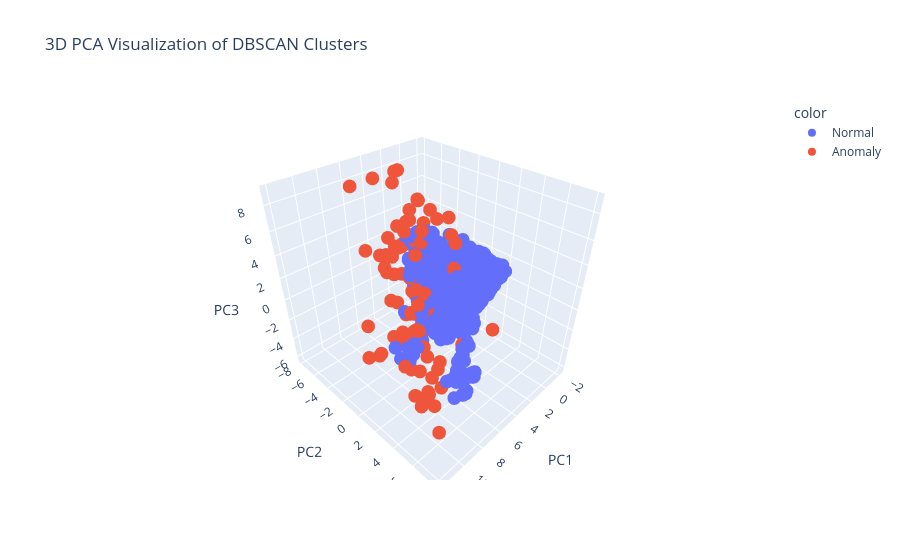

The cell this chart's notebook holds for it:
### Code cell
pca3 = PCA(n_components=3)
X_pca3 = pca3.fit_transform(x_scaled)

df1["PC3"] = X_pca3[:, 2]

fig = px.scatter_3d(
    df1,
    x="PC1",
    y="PC2",
    z="PC3",
    color=df1["Cluster"].apply(lambda x: "Anomaly" if x == -1 else "Normal"),
    title="3D PCA Visualization of DBSCAN Clusters"
)

fig.show()

### Figure 1 — Plotly figure (JSON) as saved in the notebook; plotly's stock layout.template omitted (floating-point values rounded to 4 significant figures; data arrays with more than 128 entries replaced by an {"elided": "..."} marker saying what was removed)
{"data": [{"hovertemplate": "color=Normal<br>PC1=%{x}<br>PC2=%{y}<br>PC3=%{z}<extra></extra>", "legendgroup": "Normal", "marker": {"color": "#636efa", "symbol": "circle"}, "mode": "markers", "name": "Normal", "scene": "scene", "showlegend": true, "type": "scatter3d", "x": {"elided": "8827 float values"}, "y": {"elided": "8827 float values"}, "z": {"elided": "8827 float values"}}, {"hovertemplate": "color=Anomaly<br>PC1=%{x}<br>PC2=%{y}<br>PC3=%{z}<extra></extra>", "legendgroup": "Anomaly", "marker": {"color": "#EF553B", "symbol": "circle"}, "mode": "markers", "name": "Anomaly", "scene": "scene", "showlegend": true, "type": "scatter3d", "x": {"elided": "136 float values"}, "y": {"elided": "136 float values"}, "z": {"elided": "136 float values"}}], "layout": {"legend": {"title": {"text": "color"}, "tracegroupgap": 0}, "scene": {"domain": {"x": [0, 1], "y": [0, 1]}, "xaxis": {"title": {"text": "PC1"}}, "yaxis": {"title": {"text": "PC2"}}, "zaxis": {"title": {"text": "PC3"}}}, "title": {"text": "3D PCA Visualization of DBSCAN Clusters"}}}
